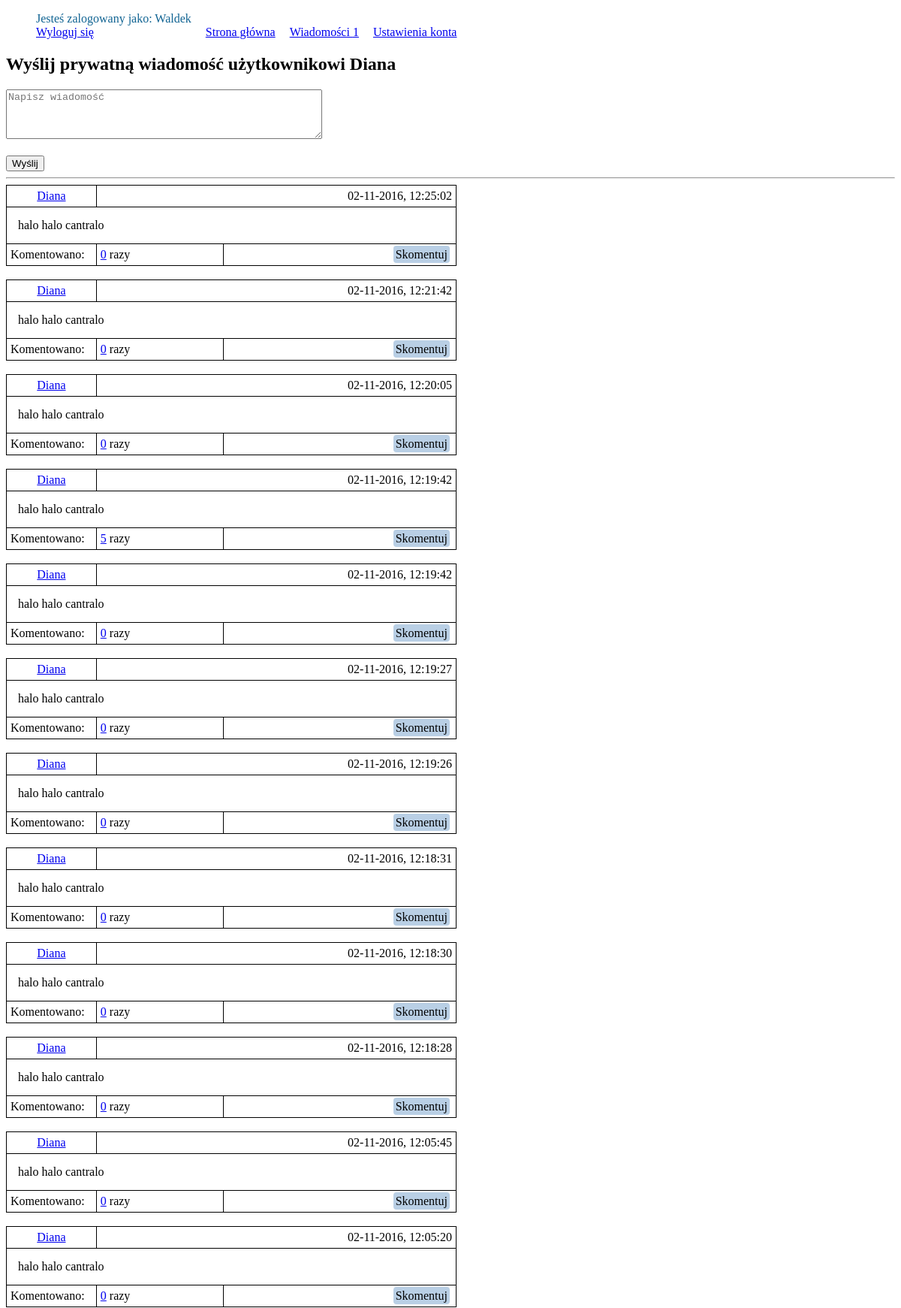
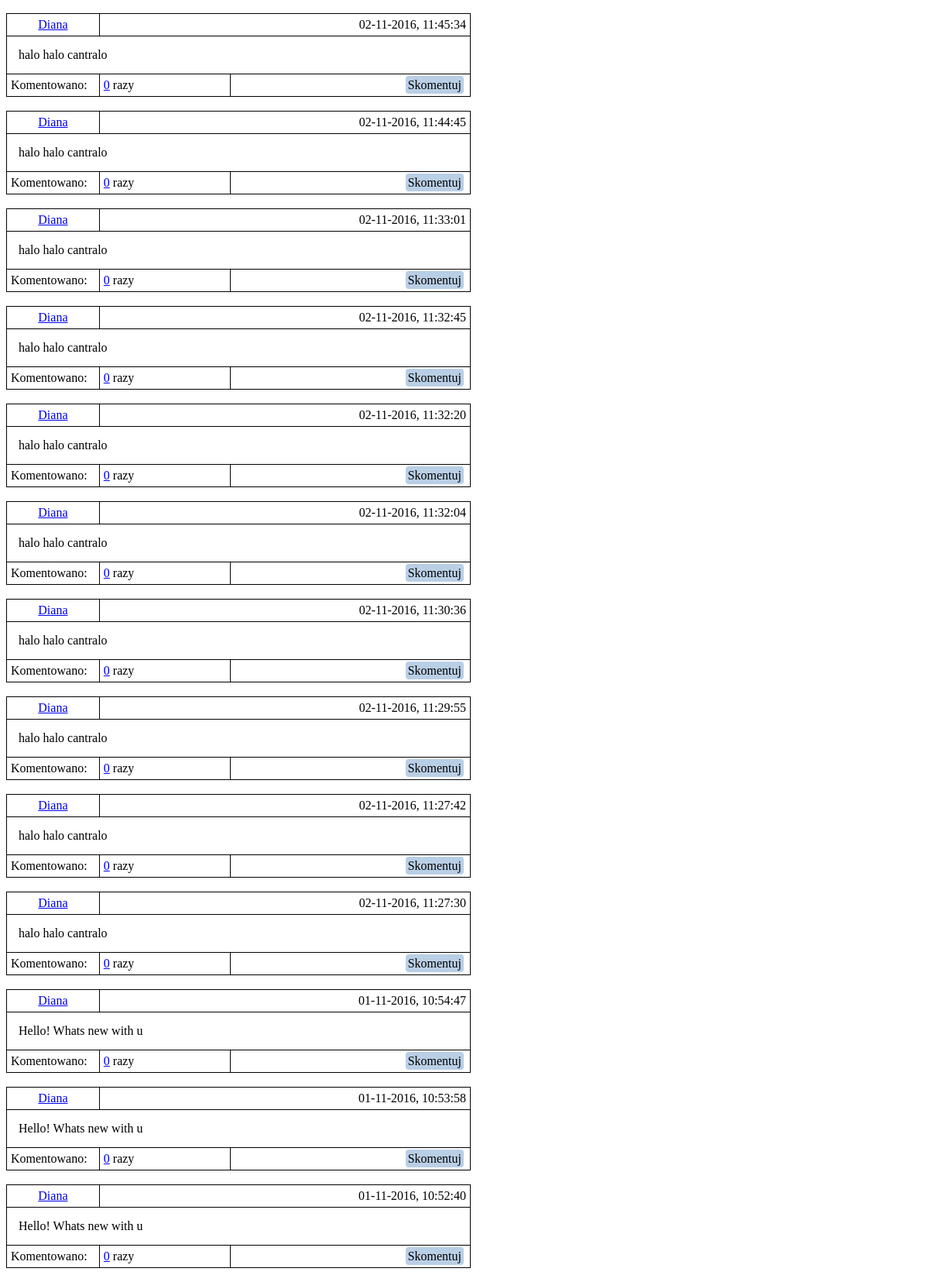
The page /usersTweets.php?followedUserId=28 (signed in, upper part) on the database its author committed (2 pictures, top to bottom).
### tables this page shows
CREATE TABLE `users` (
  `id` int(11) NOT NULL,
  `username` varchar(255) DEFAULT NULL,
  `hashedPassword` varchar(60) NOT NULL,
  `email` varchar(255) NOT NULL
);

CREATE TABLE `tweets` (
  `id` int(11) NOT NULL,
  `user_id` int(11) NOT NULL,
  `tweet` varchar(140) NOT NULL,
  `creation_date` int(11) NOT NULL
);

### src/Message.php (called while the page is built, shortened)
<?php
class Message {
    static public function countReceivedUnreadMessages(mysqli $conn, $userId) {
        $sql = "SELECT * FROM messages WHERE receiver_id = $userId AND msg_status = 1";
        $result = $conn->query($sql);
        if ($result != false && $result->num_rows != 0) {
            return $result->num_rows;
        }
        return 0;
    }
}

### src/User.php (called while the page is built, shortened)
<?php
class User {
    static public function loadUsernameByUserId(mysqli $conn, $userId) {
        $sql = "SELECT id, username FROM users WHERE id = '$userId'";
        $result = $conn->query($sql);
        if ($result->num_rows == 1) {
            $row = $result->fetch_assoc();
            $username = $row['username'];
            return $username;
        }
    }
}
?>

### src/Tweet.php (called while the page is built, shortened)
<?php
class Tweet {
    private $id;
    private $userId;
    private $tweet;
    private $creationDate;
    public function __construct() {
        $this->id = -1;
        $this->userId = '';
        $this->tweet = '';
        $this->creationDate = '';
    }
    public function getId() {
        return $this->id;
    }
    public function getUserId() {
        return $this->userId;
    }
    public function getTweet() {
        return $this->tweet;
    }
    public function getCreationDate() {
        return $this->creationDate;
    }
    static public function loadAllTweetsByUserId(mysqli $conn, $userId) {
        $sql = "SELECT tweets.id, user_id, tweet, creation_date, users.username FROM tweets"
                . " LEFT JOIN users ON tweets.user_id = users.id WHERE users.id = '$userId' "
                . "ORDER BY creation_date DESC";
        $result = $conn->query($sql);
        $ret = [];
        if ($result != false && $result->num_rows != 0) {
            foreach ($result as $row) {
                $loadedTweet = new Tweet();
                $loadedTweet->id = $row["id"];
                $loadedTweet->userId = $row["user_id"];
                $loadedTweet->tweet = $row["tweet"];
                $loadedTweet->creationDate = $row["creation_date"];
                $loadedTweet->username = $row['username'];
                $ret[$loadedTweet->id] = $loadedTweet;
            }
        }
        return $ret;
    }
}
?>

### src/Comment.php (called while the page is built, shortened)
<?php
class Comment {
    static public function countCommentsByTweetId(mysqli $conn, $tweetId) {
        $sql = "SELECT * FROM comments WHERE tweet_id = $tweetId";
        $result = $conn->query($sql);
        if ($result != false) {
            $count = $result->num_rows;
        }
        return $count;
    }
}
?>

### usersTweets.php (the view, shortened to what this page needs)
<?php
include_once 'src/Message.php';
include_once 'src/Comment.php';
include_once 'src/User.php';
include_once 'src/Tweet.php';
require_once 'src/connection.php';
$msgCount = Message::countReceivedUnreadMessages($conn, $_SESSION['loggedUserId']);
if ($_SERVER['REQUEST_METHOD'] == 'GET') {
    $followedUserId = $_GET['followedUserId'];
    $tweetsTable = Tweet::loadAllTweetsByUserId($conn, $followedUserId);
    $username = User::loadUsernameByUserId($conn, $followedUserId);
?>
<!DOCTYPE html>
<html>
    <head>
        <link rel="stylesheet" href="css/style.css">
    </head>
    <body>
        <div class="main_menu" cellspacing='10'>
            <ul>
                <li>
                    Jesteś zalogowany jako:
                    <?=$_SESSION['loggedUserName'];
                    ?><br>
                    <a href="logout.php">Wyloguj się</a>
                </li>
                <li>
                    <a href="index.php">Strona główna</a>
                </li>
                <li>
                    <a href="inbox.php">Wiadomości  <?=$msgCount?></a>
                </li>
                <li>
                    <a href="accountAdjustment.php">Ustawienia konta</a>
                </li>
            </ul>
        </div>
<?php
if ($followedUserId != $_SESSION['loggedUserId']) {
?>
        <form method="POST" action="outbox.php" class="tweet">
            <h2>Wyślij prywatną wiadomość użytkownikowi <?=$username?></h2>
            <textarea id="message_text" rows="4" cols="50" maxlength="140"
                      name="message" placeholder="Napisz wiadomość"></textarea><br>
                <br>
            <input type="submit" id="message_submit" value="Wyślij">
        </form>
<?php
}
?>
        <hr>
<?php
if ($tweetsTable) {
        foreach ($tweetsTable as $tweet) {
            $commentsNumber = Comment::countCommentsByTweetId($conn, $tweet->getId());
?>
                <table class="tweets">
            <tr>
                <td id="topLeft">
                    <a href="usersTweets.php?followedUserId=<?=$tweet->getUserId();?>"><?=$tweet->username?></a>
                </td>
                <td id="topRight" colspan="2">
                    <?=date('d-m-Y, G:i:s', $tweet->getCreationDate())?>
                </td>
            </tr>
            <tr>
                <td id="center" colspan="3">
                    <?=$tweet->getTweet()?>
                </td>
            </tr>
            <tr>
                <td id="bottomLeft">
                    Komentowano:
                </td>
                <td id="bottomCenter">
                    <a class="countComment" href='discussion.php?tweetId=<?=$tweet->getId()?>'><?=$commentsNumber?></a> razy
                </td>
                <td id="bottomRight">
                    <a class="button" href='discussion.php?tweetId=<?=$tweet->getId()?>'>Skomentuj</a>
                </td>
            </tr>
        </table><br>
<?php
        }
    }
}
?>
    </body>
</html>

### css/style.css (style rules this page uses)
.main_menu li { display: inline-block; list-style: none; color: #116493; margin-right: 15px; }
.tweets { border-collapse: collapse; border-spacing: 0; width: 600px; }
.tweets td, .tweets th { border: 1px solid black; padding: 5px; }
a.button { border-radius: 4px; color: #000000; font-size: 16px; background: #b9cfe5; padding: 3px 3px 3px 3px; margin: 3px 3px 3px 3px; text-decoration: none; }
#topLeft { width: 15%; text-align: center; }
#topRight { text-align: right; }
#center { padding: 15px; }
#bottomLeft { width: 20%; text-align: left; }
#bottomRight { text-align: right; }

### rows shown on the page
users: username "Diana"
tweets: user.username "Diana", creation_date "02-11-2016, 12:25:02", tweet "halo halo cantralo", commentsNumber "0"
tweets: user.username "Diana", creation_date "02-11-2016, 12:21:42", tweet "halo halo cantralo", commentsNumber "0"
tweets: user.username "Diana", creation_date "02-11-2016, 12:20:05", tweet "halo halo cantralo", commentsNumber "0"
tweets: user.username "Diana", creation_date "02-11-2016, 12:19:42", tweet "halo halo cantralo", commentsNumber "5"
tweets: user.username "Diana", creation_date "02-11-2016, 12:19:42", tweet "halo halo cantralo", commentsNumber "0"
tweets: user.username "Diana", creation_date "02-11-2016, 12:19:27", tweet "halo halo cantralo", commentsNumber "0"
tweets: user.username "Diana", creation_date "02-11-2016, 12:19:26", tweet "halo halo cantralo", commentsNumber "0"
tweets: user.username "Diana", creation_date "02-11-2016, 12:18:31", tweet "halo halo cantralo", commentsNumber "0"
tweets: user.username "Diana", creation_date "02-11-2016, 12:18:30", tweet "halo halo cantralo", commentsNumber "0"
tweets: user.username "Diana", creation_date "02-11-2016, 12:18:28", tweet "halo halo cantralo", commentsNumber "0"
tweets: user.username "Diana", creation_date "02-11-2016, 12:05:45", tweet "halo halo cantralo", commentsNumber "0"
tweets: user.username "Diana", creation_date "02-11-2016, 12:05:20", tweet "halo halo cantralo", commentsNumber "0"
tweets: user.username "Diana", creation_date "02-11-2016, 11:45:34", tweet "halo halo cantralo", commentsNumber "0"
tweets: user.username "Diana", creation_date "02-11-2016, 11:44:45", tweet "halo halo cantralo", commentsNumber "0"
tweets: user.username "Diana", creation_date "02-11-2016, 11:33:01", tweet "halo halo cantralo", commentsNumber "0"
tweets: user.username "Diana", creation_date "02-11-2016, 11:32:45", tweet "halo halo cantralo", commentsNumber "0"
tweets: user.username "Diana", creation_date "02-11-2016, 11:32:20", tweet "halo halo cantralo", commentsNumber "0"
tweets: user.username "Diana", creation_date "02-11-2016, 11:32:04", tweet "halo halo cantralo", commentsNumber "0"
tweets: user.username "Diana", creation_date "02-11-2016, 11:30:36", tweet "halo halo cantralo", commentsNumber "0"
tweets: user.username "Diana", creation_date "02-11-2016, 11:29:55", tweet "halo halo cantralo", commentsNumber "0"
tweets: user.username "Diana", creation_date "02-11-2016, 11:27:42", tweet "halo halo cantralo", commentsNumber "0"
tweets: user.username "Diana", creation_date "02-11-2016, 11:27:30", tweet "halo halo cantralo", commentsNumber "0"
tweets: user.username "Diana", creation_date "01-11-2016, 10:54:47", tweet "Hello! Whats new with u", commentsNumber "0"
tweets: user.username "Diana", creation_date "01-11-2016, 10:53:58", tweet "Hello! Whats new with u", commentsNumber "0"
tweets: user.username "Diana", creation_date "01-11-2016, 10:52:40", tweet "Hello! Whats new with u", commentsNumber "0"

### other values the page prints
$_SESSION['loggedUserName'] "Waldek"
$msgCount "1"
